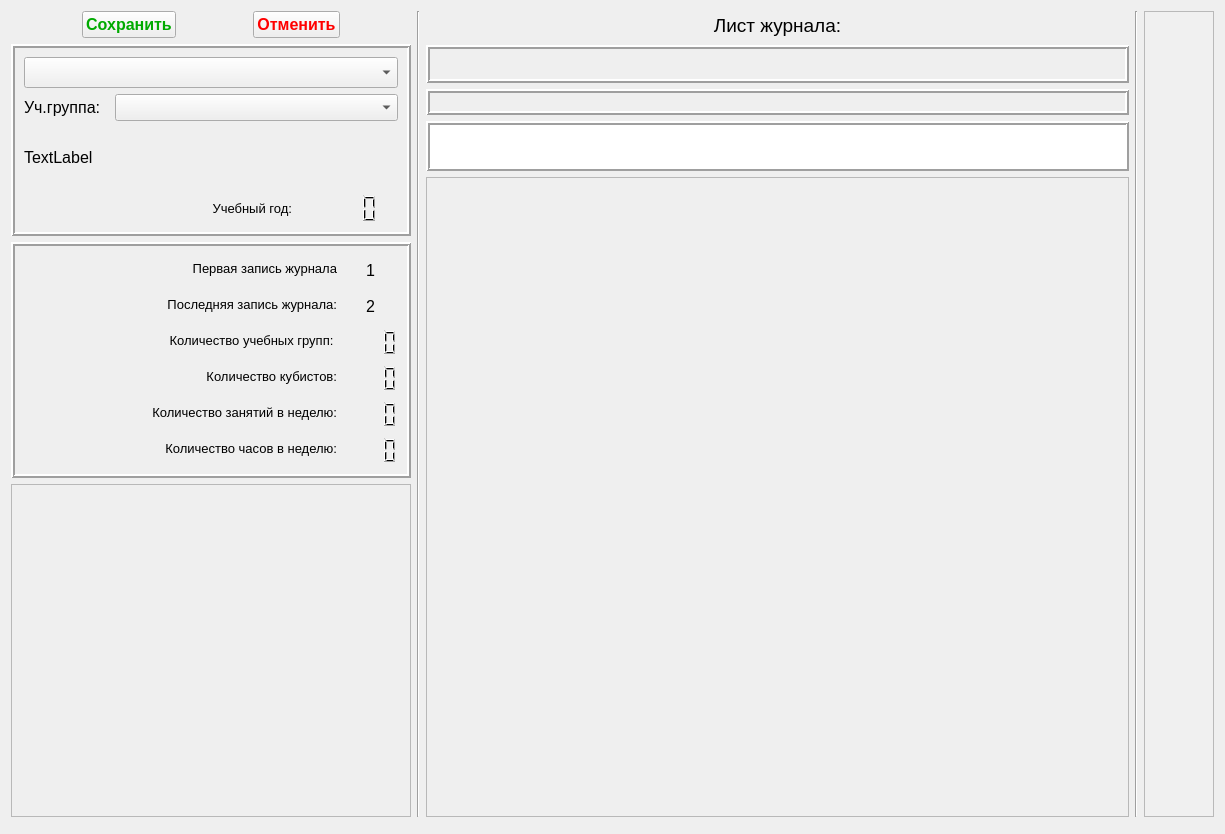
<?xml version="1.0" encoding="UTF-8"?>
<ui version="4.0">
 <class>tab5Form</class>
 <widget class="QWidget" name="tab5Form">
  <property name="geometry">
   <rect>
    <x>0</x>
    <y>0</y>
    <width>1225</width>
    <height>834</height>
   </rect>
  </property>
  <property name="windowTitle">
   <string>Form</string>
  </property>
  <layout class="QVBoxLayout" name="verticalLayout">
   <item>
    <layout class="QHBoxLayout" name="horizontalLayout">
     <item>
      <layout class="QVBoxLayout" name="verticalLayout_2">
       <property name="leftMargin">
        <number>0</number>
       </property>
       <item>
        <layout class="QHBoxLayout" name="horizontalLayout_3">
         <item>
          <widget class="QPushButton" name="commitButton">
           <property name="sizePolicy">
            <sizepolicy hsizetype="Fixed" vsizetype="Fixed">
             <horstretch>0</horstretch>
             <verstretch>0</verstretch>
            </sizepolicy>
           </property>
           <property name="font">
            <font>
             <pointsize>12</pointsize>
             <weight>75</weight>
             <bold>true</bold>
            </font>
           </property>
           <property name="styleSheet">
            <string notr="true">color: rgb(0, 170, 0);
</string>
           </property>
           <property name="text">
            <string>Сохранить</string>
           </property>
          </widget>
         </item>
         <item>
          <widget class="QPushButton" name="rollbackButton">
           <property name="sizePolicy">
            <sizepolicy hsizetype="Fixed" vsizetype="Fixed">
             <horstretch>0</horstretch>
             <verstretch>0</verstretch>
            </sizepolicy>
           </property>
           <property name="font">
            <font>
             <pointsize>12</pointsize>
             <weight>75</weight>
             <bold>true</bold>
            </font>
           </property>
           <property name="styleSheet">
            <string notr="true">color: rgb(255, 0, 0);</string>
           </property>
           <property name="text">
            <string>Отменить</string>
           </property>
          </widget>
         </item>
        </layout>
       </item>
       <item>
        <widget class="QFrame" name="frame_2">
         <property name="sizePolicy">
          <sizepolicy hsizetype="Preferred" vsizetype="Fixed">
           <horstretch>0</horstretch>
           <verstretch>0</verstretch>
          </sizepolicy>
         </property>
         <property name="minimumSize">
          <size>
           <width>400</width>
           <height>0</height>
          </size>
         </property>
         <property name="maximumSize">
          <size>
           <width>400</width>
           <height>16777215</height>
          </size>
         </property>
         <property name="frameShape">
          <enum>QFrame::Box</enum>
         </property>
         <property name="frameShadow">
          <enum>QFrame::Raised</enum>
         </property>
         <property name="lineWidth">
          <number>2</number>
         </property>
         <layout class="QVBoxLayout" name="verticalLayout_3">
          <item>
           <widget class="QComboBox" name="teach_spisok">
            <property name="font">
             <font>
              <pointsize>14</pointsize>
             </font>
            </property>
            <property name="styleSheet">
             <string notr="true">background-color: rgb(240, 240, 240);</string>
            </property>
           </widget>
          </item>
          <item>
           <layout class="QHBoxLayout" name="horizontalLayout_2">
            <property name="topMargin">
             <number>0</number>
            </property>
            <item>
             <widget class="QLabel" name="label">
              <property name="sizePolicy">
               <sizepolicy hsizetype="Fixed" vsizetype="Preferred">
                <horstretch>0</horstretch>
                <verstretch>0</verstretch>
               </sizepolicy>
              </property>
              <property name="font">
               <font>
                <pointsize>12</pointsize>
               </font>
              </property>
              <property name="text">
               <string>Уч.группа:  </string>
              </property>
             </widget>
            </item>
            <item>
             <widget class="QComboBox" name="groupBox">
              <property name="font">
               <font>
                <pointsize>12</pointsize>
               </font>
              </property>
             </widget>
            </item>
           </layout>
          </item>
          <item>
           <widget class="QLabel" name="programName">
            <property name="sizePolicy">
             <sizepolicy hsizetype="Preferred" vsizetype="Fixed">
              <horstretch>0</horstretch>
              <verstretch>0</verstretch>
             </sizepolicy>
            </property>
            <property name="minimumSize">
             <size>
              <width>0</width>
              <height>60</height>
             </size>
            </property>
            <property name="font">
             <font>
              <pointsize>12</pointsize>
             </font>
            </property>
            <property name="text">
             <string>TextLabel</string>
            </property>
            <property name="wordWrap">
             <bool>true</bool>
            </property>
           </widget>
          </item>
          <item>
           <layout class="QHBoxLayout" name="horizontalLayout_5">
            <property name="topMargin">
             <number>0</number>
            </property>
            <item>
             <widget class="QLabel" name="label_3">
              <property name="sizePolicy">
               <sizepolicy hsizetype="Preferred" vsizetype="Preferred">
                <horstretch>0</horstretch>
                <verstretch>0</verstretch>
               </sizepolicy>
              </property>
              <property name="minimumSize">
               <size>
                <width>200</width>
                <height>0</height>
               </size>
              </property>
              <property name="font">
               <font>
                <pointsize>10</pointsize>
               </font>
              </property>
              <property name="text">
               <string>Учебный год:</string>
              </property>
              <property name="alignment">
               <set>Qt::AlignRight|Qt::AlignTrailing|Qt::AlignVCenter</set>
              </property>
             </widget>
            </item>
            <item>
             <widget class="QLCDNumber" name="lcd_year">
              <property name="minimumSize">
               <size>
                <width>0</width>
                <height>30</height>
               </size>
              </property>
              <property name="maximumSize">
               <size>
                <width>100</width>
                <height>16777215</height>
               </size>
              </property>
              <property name="frameShape">
               <enum>QFrame::NoFrame</enum>
              </property>
              <property name="lineWidth">
               <number>1</number>
              </property>
              <property name="digitCount">
               <number>4</number>
              </property>
             </widget>
            </item>
           </layout>
          </item>
         </layout>
        </widget>
       </item>
       <item>
        <widget class="QFrame" name="frame_3">
         <property name="sizePolicy">
          <sizepolicy hsizetype="Preferred" vsizetype="Fixed">
           <horstretch>0</horstretch>
           <verstretch>0</verstretch>
          </sizepolicy>
         </property>
         <property name="maximumSize">
          <size>
           <width>400</width>
           <height>16777215</height>
          </size>
         </property>
         <property name="styleSheet">
          <string notr="true"/>
         </property>
         <property name="frameShape">
          <enum>QFrame::Box</enum>
         </property>
         <property name="frameShadow">
          <enum>QFrame::Raised</enum>
         </property>
         <property name="lineWidth">
          <number>2</number>
         </property>
         <layout class="QHBoxLayout" name="horizontalLayout_4">
          <property name="leftMargin">
           <number>9</number>
          </property>
          <item>
           <widget class="QLabel" name="label_2">
            <property name="sizePolicy">
             <sizepolicy hsizetype="Expanding" vsizetype="Preferred">
              <horstretch>0</horstretch>
              <verstretch>0</verstretch>
             </sizepolicy>
            </property>
            <property name="text">
             <string/>
            </property>
           </widget>
          </item>
          <item>
           <layout class="QFormLayout" name="formLayout">
            <property name="labelAlignment">
             <set>Qt::AlignCenter</set>
            </property>
            <property name="formAlignment">
             <set>Qt::AlignCenter</set>
            </property>
            <item row="3" column="0">
             <widget class="QLabel" name="label_4">
              <property name="minimumSize">
               <size>
                <width>200</width>
                <height>0</height>
               </size>
              </property>
              <property name="font">
               <font>
                <pointsize>10</pointsize>
               </font>
              </property>
              <property name="text">
               <string>Количество учебных групп: </string>
              </property>
              <property name="alignment">
               <set>Qt::AlignRight|Qt::AlignTrailing|Qt::AlignVCenter</set>
              </property>
             </widget>
            </item>
            <item row="3" column="1">
             <widget class="QLCDNumber" name="lcd_cnt_grp">
              <property name="minimumSize">
               <size>
                <width>0</width>
                <height>30</height>
               </size>
              </property>
              <property name="maximumSize">
               <size>
                <width>100</width>
                <height>16777215</height>
               </size>
              </property>
              <property name="layoutDirection">
               <enum>Qt::LeftToRight</enum>
              </property>
              <property name="frameShape">
               <enum>QFrame::NoFrame</enum>
              </property>
              <property name="digitCount">
               <number>4</number>
              </property>
             </widget>
            </item>
            <item row="4" column="0">
             <widget class="QLabel" name="label_5">
              <property name="minimumSize">
               <size>
                <width>200</width>
                <height>0</height>
               </size>
              </property>
              <property name="font">
               <font>
                <pointsize>10</pointsize>
               </font>
              </property>
              <property name="text">
               <string>Количество кубистов:</string>
              </property>
              <property name="alignment">
               <set>Qt::AlignRight|Qt::AlignTrailing|Qt::AlignVCenter</set>
              </property>
             </widget>
            </item>
            <item row="4" column="1">
             <widget class="QLCDNumber" name="lcd_cnt_stud">
              <property name="minimumSize">
               <size>
                <width>0</width>
                <height>30</height>
               </size>
              </property>
              <property name="maximumSize">
               <size>
                <width>100</width>
                <height>16777215</height>
               </size>
              </property>
              <property name="frameShape">
               <enum>QFrame::NoFrame</enum>
              </property>
              <property name="digitCount">
               <number>4</number>
              </property>
             </widget>
            </item>
            <item row="5" column="0">
             <widget class="QLabel" name="label_6">
              <property name="minimumSize">
               <size>
                <width>200</width>
                <height>0</height>
               </size>
              </property>
              <property name="font">
               <font>
                <pointsize>10</pointsize>
               </font>
              </property>
              <property name="text">
               <string>Количество занятий в неделю:</string>
              </property>
              <property name="alignment">
               <set>Qt::AlignRight|Qt::AlignTrailing|Qt::AlignVCenter</set>
              </property>
             </widget>
            </item>
            <item row="5" column="1">
             <widget class="QLCDNumber" name="lcd_cnt_week">
              <property name="minimumSize">
               <size>
                <width>0</width>
                <height>30</height>
               </size>
              </property>
              <property name="maximumSize">
               <size>
                <width>100</width>
                <height>16777215</height>
               </size>
              </property>
              <property name="frameShape">
               <enum>QFrame::NoFrame</enum>
              </property>
              <property name="digitCount">
               <number>4</number>
              </property>
             </widget>
            </item>
            <item row="6" column="0">
             <widget class="QLabel" name="label_7">
              <property name="minimumSize">
               <size>
                <width>200</width>
                <height>0</height>
               </size>
              </property>
              <property name="font">
               <font>
                <pointsize>10</pointsize>
               </font>
              </property>
              <property name="text">
               <string>Количество часов в неделю:</string>
              </property>
              <property name="alignment">
               <set>Qt::AlignRight|Qt::AlignTrailing|Qt::AlignVCenter</set>
              </property>
             </widget>
            </item>
            <item row="6" column="1">
             <widget class="QLCDNumber" name="lcd_h_to_week">
              <property name="minimumSize">
               <size>
                <width>0</width>
                <height>30</height>
               </size>
              </property>
              <property name="maximumSize">
               <size>
                <width>100</width>
                <height>16777215</height>
               </size>
              </property>
              <property name="frameShape">
               <enum>QFrame::NoFrame</enum>
              </property>
              <property name="digitCount">
               <number>4</number>
              </property>
             </widget>
            </item>
            <item row="1" column="0">
             <widget class="QLabel" name="label_8">
              <property name="minimumSize">
               <size>
                <width>200</width>
                <height>0</height>
               </size>
              </property>
              <property name="font">
               <font>
                <pointsize>10</pointsize>
               </font>
              </property>
              <property name="text">
               <string>Первая запись журнала</string>
              </property>
              <property name="alignment">
               <set>Qt::AlignRight|Qt::AlignTrailing|Qt::AlignVCenter</set>
              </property>
             </widget>
            </item>
            <item row="1" column="1">
             <widget class="QLabel" name="lb_date_min">
              <property name="minimumSize">
               <size>
                <width>0</width>
                <height>30</height>
               </size>
              </property>
              <property name="maximumSize">
               <size>
                <width>100</width>
                <height>16777215</height>
               </size>
              </property>
              <property name="font">
               <font>
                <pointsize>12</pointsize>
               </font>
              </property>
              <property name="text">
               <string>1</string>
              </property>
              <property name="alignment">
               <set>Qt::AlignCenter</set>
              </property>
             </widget>
            </item>
            <item row="2" column="0">
             <widget class="QLabel" name="label_10">
              <property name="minimumSize">
               <size>
                <width>200</width>
                <height>0</height>
               </size>
              </property>
              <property name="font">
               <font>
                <pointsize>10</pointsize>
               </font>
              </property>
              <property name="text">
               <string>Последняя запись журнала:</string>
              </property>
              <property name="alignment">
               <set>Qt::AlignRight|Qt::AlignTrailing|Qt::AlignVCenter</set>
              </property>
             </widget>
            </item>
            <item row="2" column="1">
             <widget class="QLabel" name="lb_date_max">
              <property name="minimumSize">
               <size>
                <width>0</width>
                <height>30</height>
               </size>
              </property>
              <property name="maximumSize">
               <size>
                <width>100</width>
                <height>16777215</height>
               </size>
              </property>
              <property name="font">
               <font>
                <pointsize>12</pointsize>
               </font>
              </property>
              <property name="text">
               <string>2</string>
              </property>
              <property name="alignment">
               <set>Qt::AlignCenter</set>
              </property>
             </widget>
            </item>
           </layout>
          </item>
         </layout>
        </widget>
       </item>
       <item>
        <widget class="QFrame" name="frame_4">
         <property name="sizePolicy">
          <sizepolicy hsizetype="Ignored" vsizetype="Expanding">
           <horstretch>0</horstretch>
           <verstretch>0</verstretch>
          </sizepolicy>
         </property>
         <property name="frameShape">
          <enum>QFrame::StyledPanel</enum>
         </property>
         <property name="frameShadow">
          <enum>QFrame::Raised</enum>
         </property>
        </widget>
       </item>
      </layout>
     </item>
     <item>
      <widget class="Line" name="line_2">
       <property name="orientation">
        <enum>Qt::Vertical</enum>
       </property>
      </widget>
     </item>
     <item>
      <layout class="QVBoxLayout" name="verticalLayout_4">
       <property name="spacing">
        <number>6</number>
       </property>
       <property name="leftMargin">
        <number>0</number>
       </property>
       <property name="bottomMargin">
        <number>0</number>
       </property>
       <item>
        <widget class="QLabel" name="labelHead">
         <property name="sizePolicy">
          <sizepolicy hsizetype="Expanding" vsizetype="Fixed">
           <horstretch>0</horstretch>
           <verstretch>0</verstretch>
          </sizepolicy>
         </property>
         <property name="minimumSize">
          <size>
           <width>0</width>
           <height>28</height>
          </size>
         </property>
         <property name="font">
          <font>
           <pointsize>14</pointsize>
          </font>
         </property>
         <property name="styleSheet">
          <string notr="true"/>
         </property>
         <property name="text">
          <string>Лист журнала:</string>
         </property>
         <property name="alignment">
          <set>Qt::AlignCenter</set>
         </property>
        </widget>
       </item>
       <item>
        <widget class="QFrame" name="shape_frame">
         <property name="sizePolicy">
          <sizepolicy hsizetype="Expanding" vsizetype="Preferred">
           <horstretch>0</horstretch>
           <verstretch>0</verstretch>
          </sizepolicy>
         </property>
         <property name="font">
          <font>
           <pointsize>12</pointsize>
          </font>
         </property>
         <property name="frameShape">
          <enum>QFrame::Box</enum>
         </property>
         <property name="frameShadow">
          <enum>QFrame::Raised</enum>
         </property>
         <property name="lineWidth">
          <number>2</number>
         </property>
         <layout class="QGridLayout" name="shape_layout">
          <property name="leftMargin">
           <number>6</number>
          </property>
          <property name="topMargin">
           <number>12</number>
          </property>
          <property name="rightMargin">
           <number>6</number>
          </property>
          <property name="bottomMargin">
           <number>18</number>
          </property>
          <property name="verticalSpacing">
           <number>16</number>
          </property>
         </layout>
        </widget>
       </item>
       <item>
        <widget class="QFrame" name="letter_place">
         <property name="sizePolicy">
          <sizepolicy hsizetype="Expanding" vsizetype="Preferred">
           <horstretch>0</horstretch>
           <verstretch>0</verstretch>
          </sizepolicy>
         </property>
         <property name="minimumSize">
          <size>
           <width>200</width>
           <height>0</height>
          </size>
         </property>
         <property name="sizeIncrement">
          <size>
           <width>30</width>
           <height>30</height>
          </size>
         </property>
         <property name="baseSize">
          <size>
           <width>0</width>
           <height>0</height>
          </size>
         </property>
         <property name="font">
          <font>
           <pointsize>12</pointsize>
          </font>
         </property>
         <property name="frameShape">
          <enum>QFrame::Box</enum>
         </property>
         <property name="frameShadow">
          <enum>QFrame::Raised</enum>
         </property>
         <property name="lineWidth">
          <number>2</number>
         </property>
         <layout class="QGridLayout" name="gridLayout" columnstretch="0" rowminimumheight="0">
          <property name="sizeConstraint">
           <enum>QLayout::SetDefaultConstraint</enum>
          </property>
          <property name="rightMargin">
           <number>9</number>
          </property>
          <property name="horizontalSpacing">
           <number>4</number>
          </property>
          <property name="verticalSpacing">
           <number>7</number>
          </property>
         </layout>
        </widget>
       </item>
       <item>
        <widget class="QPlainTextEdit" name="txt_comment">
         <property name="sizePolicy">
          <sizepolicy hsizetype="Expanding" vsizetype="Preferred">
           <horstretch>0</horstretch>
           <verstretch>0</verstretch>
          </sizepolicy>
         </property>
         <property name="maximumSize">
          <size>
           <width>16777215</width>
           <height>50</height>
          </size>
         </property>
         <property name="styleSheet">
          <string notr="true">font: 12pt &quot;MS Shell Dlg 2&quot;;</string>
         </property>
         <property name="frameShape">
          <enum>QFrame::Box</enum>
         </property>
         <property name="frameShadow">
          <enum>QFrame::Raised</enum>
         </property>
         <property name="lineWidth">
          <number>2</number>
         </property>
        </widget>
       </item>
       <item>
        <widget class="QFrame" name="frame_5">
         <property name="sizePolicy">
          <sizepolicy hsizetype="Expanding" vsizetype="Expanding">
           <horstretch>0</horstretch>
           <verstretch>0</verstretch>
          </sizepolicy>
         </property>
         <property name="maximumSize">
          <size>
           <width>16777215</width>
           <height>16777215</height>
          </size>
         </property>
         <property name="frameShape">
          <enum>QFrame::StyledPanel</enum>
         </property>
         <property name="frameShadow">
          <enum>QFrame::Raised</enum>
         </property>
         <widget class="QLabel" name="test_label">
          <property name="geometry">
           <rect>
            <x>70</x>
            <y>360</y>
            <width>47</width>
            <height>13</height>
           </rect>
          </property>
          <property name="text">
           <string/>
          </property>
         </widget>
        </widget>
       </item>
      </layout>
     </item>
     <item>
      <widget class="Line" name="line_3">
       <property name="orientation">
        <enum>Qt::Vertical</enum>
       </property>
      </widget>
     </item>
     <item>
      <widget class="QTableView" name="tableView">
       <property name="sizePolicy">
        <sizepolicy hsizetype="Preferred" vsizetype="Expanding">
         <horstretch>0</horstretch>
         <verstretch>0</verstretch>
        </sizepolicy>
       </property>
       <property name="maximumSize">
        <size>
         <width>16777215</width>
         <height>16777215</height>
        </size>
       </property>
       <property name="font">
        <font>
         <pointsize>10</pointsize>
        </font>
       </property>
       <property name="styleSheet">
        <string notr="true">background-color: rgb(240, 240, 240);</string>
       </property>
       <property name="sizeAdjustPolicy">
        <enum>QAbstractScrollArea::AdjustToContents</enum>
       </property>
       <property name="selectionMode">
        <enum>QAbstractItemView::SingleSelection</enum>
       </property>
       <property name="selectionBehavior">
        <enum>QAbstractItemView::SelectRows</enum>
       </property>
       <property name="sortingEnabled">
        <bool>true</bool>
       </property>
       <property name="cornerButtonEnabled">
        <bool>false</bool>
       </property>
      </widget>
     </item>
    </layout>
   </item>
   <item>
    <widget class="QFrame" name="frame">
     <property name="frameShape">
      <enum>QFrame::StyledPanel</enum>
     </property>
     <property name="frameShadow">
      <enum>QFrame::Raised</enum>
     </property>
    </widget>
   </item>
  </layout>
 </widget>
 <resources/>
 <connections/>
</ui>
